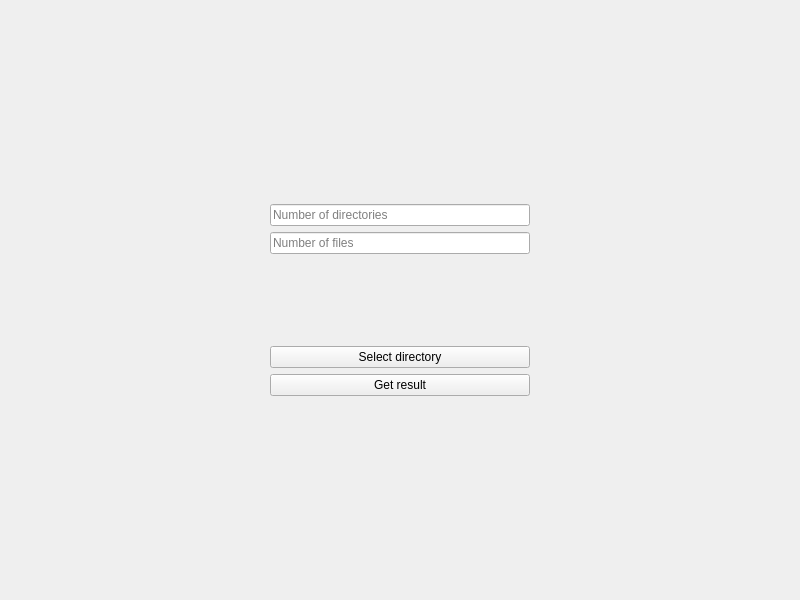
<?xml version="1.0" encoding="UTF-8"?>
<ui version="4.0">
 <class>Widget</class>
 <widget class="QWidget" name="Widget">
  <property name="geometry">
   <rect>
    <x>0</x>
    <y>0</y>
    <width>800</width>
    <height>600</height>
   </rect>
  </property>
  <property name="windowTitle">
   <string>Widget</string>
  </property>
  <layout class="QGridLayout" name="gridLayout">
   <item row="1" column="0">
    <spacer name="horizontalSpacer">
     <property name="orientation">
      <enum>Qt::Horizontal</enum>
     </property>
     <property name="sizeHint" stdset="0">
      <size>
       <width>40</width>
       <height>20</height>
      </size>
     </property>
    </spacer>
   </item>
   <item row="1" column="1">
    <layout class="QVBoxLayout" name="verticalLayout">
     <property name="sizeConstraint">
      <enum>QLayout::SetFixedSize</enum>
     </property>
     <item>
      <widget class="QLineEdit" name="numberOfDirectories_show">
       <property name="readOnly">
        <bool>true</bool>
       </property>
       <property name="placeholderText">
        <string>Number of directories</string>
       </property>
      </widget>
     </item>
     <item>
      <widget class="QLineEdit" name="numberOfFiles_show">
       <property name="readOnly">
        <bool>true</bool>
       </property>
       <property name="placeholderText">
        <string>Number of files</string>
       </property>
      </widget>
     </item>
     <item>
      <spacer name="verticalSpacer_3">
       <property name="orientation">
        <enum>Qt::Vertical</enum>
       </property>
       <property name="sizeHint" stdset="0">
        <size>
         <width>20</width>
         <height>40</height>
        </size>
       </property>
      </spacer>
     </item>
     <item>
      <widget class="QPushButton" name="selectDirectory">
       <property name="text">
        <string>Select directory</string>
       </property>
      </widget>
     </item>
     <item>
      <widget class="QPushButton" name="getResult">
       <property name="text">
        <string>Get result</string>
       </property>
      </widget>
     </item>
    </layout>
   </item>
   <item row="2" column="1">
    <spacer name="verticalSpacer">
     <property name="orientation">
      <enum>Qt::Vertical</enum>
     </property>
     <property name="sizeHint" stdset="0">
      <size>
       <width>20</width>
       <height>40</height>
      </size>
     </property>
    </spacer>
   </item>
   <item row="1" column="2">
    <spacer name="horizontalSpacer_2">
     <property name="orientation">
      <enum>Qt::Horizontal</enum>
     </property>
     <property name="sizeHint" stdset="0">
      <size>
       <width>40</width>
       <height>20</height>
      </size>
     </property>
    </spacer>
   </item>
   <item row="0" column="1">
    <spacer name="verticalSpacer_2">
     <property name="orientation">
      <enum>Qt::Vertical</enum>
     </property>
     <property name="sizeHint" stdset="0">
      <size>
       <width>20</width>
       <height>40</height>
      </size>
     </property>
    </spacer>
   </item>
  </layout>
 </widget>
 <resources/>
 <connections/>
</ui>
